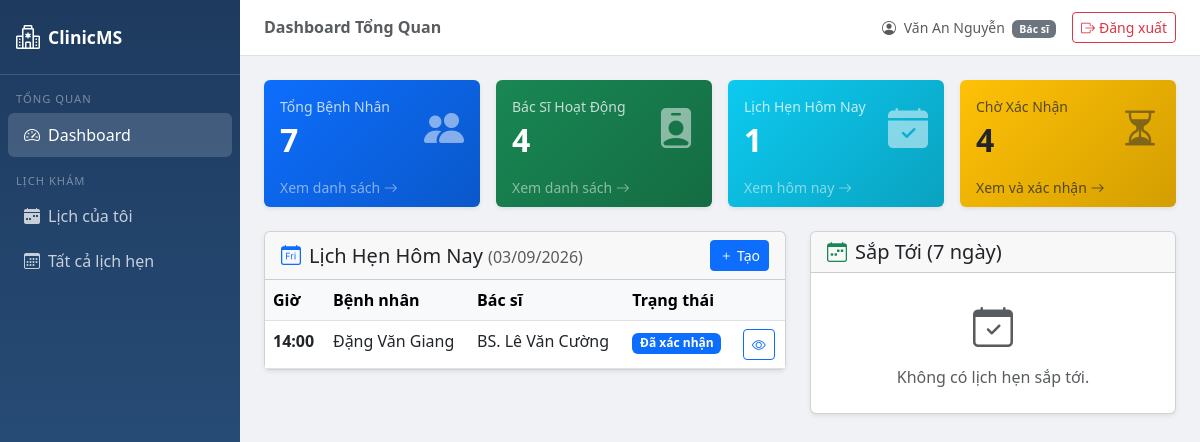
Page /dashboard/ (signed in) on the committed database.
### accounts/models.py (models this page shows, shortened)
class UserProfile(models.Model):
    ROLE_CHOICES = [
        ('admin', 'Quản trị viên'),
        ('doctor', 'Bác sĩ'),
        ('staff', 'Nhân viên'),
    ]
    user = models.OneToOneField(User, on_delete=models.CASCADE, related_name='profile')
    role = models.CharField(max_length=10, choices=ROLE_CHOICES, default='staff', verbose_name='Vai trò')
    phone = models.CharField(max_length=15, blank=True, verbose_name='Số điện thoại')
    class Meta:
        verbose_name = 'Hồ sơ người dùng'
        verbose_name_plural = 'Hồ sơ người dùng'

### appointments/models.py (models this page shows, shortened)
class Appointment(models.Model):
    STATUS_CHOICES = [
        ('pending', 'Chờ xác nhận'),
        ('confirmed', 'Đã xác nhận'),
        ('checked_in', 'Đã check-in'),
        ('done', 'Hoàn thành'),
        ('cancelled', 'Đã hủy'),
    ]
    patient = models.ForeignKey(Patient, on_delete=models.CASCADE, verbose_name='Bệnh nhân')
    doctor = models.ForeignKey(Doctor, on_delete=models.CASCADE, verbose_name='Bác sĩ')
    date = models.DateField(verbose_name='Ngày khám')
    start_time = models.TimeField(verbose_name='Giờ bắt đầu')
    end_time = models.TimeField(verbose_name='Giờ kết thúc')
    status = models.CharField(max_length=15, choices=STATUS_CHOICES, default='pending',
                              verbose_name='Trạng thái')
    note = models.TextField(blank=True, verbose_name='Ghi chú')
    created_at = models.DateTimeField(auto_now_add=True, verbose_name='Ngày tạo')
    class Meta:
        verbose_name = 'Lịch hẹn'
        verbose_name_plural = 'Lịch hẹn'
        ordering = ['-date', '-start_time']
    def get_status_badge_class(self):
        return {
            'pending': 'warning',
            'confirmed': 'primary',
            'checked_in': 'info',
            'done': 'success',
            'cancelled': 'danger',
        }.get(self.status, 'secondary')

### patients/models.py (models this page shows, shortened)
class Patient(models.Model):
    GENDER_CHOICES = [
        ('M', 'Nam'),
        ('F', 'Nữ'),
        ('O', 'Khác'),
    ]
    full_name = models.CharField(max_length=100, verbose_name='Họ và tên')
    date_of_birth = models.DateField(verbose_name='Ngày sinh')
    gender = models.CharField(max_length=1, choices=GENDER_CHOICES, verbose_name='Giới tính')
    phone = models.CharField(max_length=15, verbose_name='Số điện thoại')
    address = models.TextField(blank=True, verbose_name='Địa chỉ')
    created_at = models.DateTimeField(auto_now_add=True, verbose_name='Ngày tạo')
    class Meta:
        verbose_name = 'Bệnh nhân'
        verbose_name_plural = 'Bệnh nhân'
        ordering = ['-created_at']

### doctors/models.py (models this page shows, shortened)
class Doctor(models.Model):
    user = models.OneToOneField(User, on_delete=models.SET_NULL, null=True, blank=True,
                                related_name='doctor', verbose_name='Tài khoản')
    full_name = models.CharField(max_length=100, verbose_name='Họ và tên')
    specialty = models.CharField(max_length=100, verbose_name='Chuyên khoa')
    phone = models.CharField(max_length=15, blank=True, verbose_name='Số điện thoại')
    is_active = models.BooleanField(default=True, verbose_name='Đang hoạt động')
    class Meta:
        verbose_name = 'Bác sĩ'
        verbose_name_plural = 'Bác sĩ'
        ordering = ['full_name']

### dashboard/views.py (the view)
# urls.py: path('', views.dashboard_index, name='index'),
@login_required
def dashboard_index(request):
    from patients.models import Patient
    from doctors.models import Doctor
    from appointments.models import Appointment
    from datetime import timedelta
    today = timezone.localdate()
    stats = {
        'total_patients':    Patient.objects.count(),
        'active_doctors':    Doctor.objects.filter(is_active=True).count(),
        'appointments_today': Appointment.objects.filter(date=today).count(),
        'pending_count':     Appointment.objects.filter(status='pending').count(),
        'confirmed_today':   Appointment.objects.filter(date=today, status='confirmed').count(),
        'done_total':        Appointment.objects.filter(status='done').count(),
    }
    appointments_today = Appointment.objects.filter(
        date=today
    ).select_related('patient', 'doctor').order_by('start_time')
    upcoming = Appointment.objects.filter(
        date__gt=today,
        date__lte=today + timedelta(days=7),
        status__in=['pending', 'confirmed'],
    ).select_related('patient', 'doctor').order_by('date', 'start_time')[:10]
    return render(request, 'dashboard/index.html', {
        'stats': stats,
        'appointments_today': appointments_today,
        'upcoming': upcoming,
        'today': today,
    })

### accounts/context_processors.py (called while the page is built)
def user_role(request):
    ctx = {
        'is_admin': False,
        'is_staff_role': False,
        'is_doctor': False,
        'is_admin_or_staff': False,
    }
    if request.user.is_authenticated:
        if request.user.is_superuser:
            ctx['is_admin'] = True
            ctx['is_admin_or_staff'] = True
        elif hasattr(request.user, 'profile'):
            role = request.user.profile.role
            ctx['is_admin']         = (role == 'admin')
            ctx['is_staff_role']    = (role == 'staff')
            ctx['is_doctor']        = (role == 'doctor')
            ctx['is_admin_or_staff'] = (role in ['admin', 'staff'])
    return ctx

### templates/dashboard/index.html (shortened to what this page needs)
{% extends 'base.html' %}
{% block page_title %}Dashboard Tổng Quan{% endblock %}
{% block content %}
<div class="row g-3 mb-4">
    <div class="col-md-6 col-xl-3">
        <div class="card text-white border-0 shadow-sm" style="background:linear-gradient(135deg,#0d6efd,#0a58ca)">
            <div class="card-body d-flex align-items-center">
                <div class="flex-grow-1">
                    <p class="mb-1 opacity-75 small">Tổng Bệnh Nhân</p>
                    <h2 class="fw-bold mb-0">{{ stats.total_patients }}</h2>
                </div>
                <i class="bi bi-people-fill fs-1 opacity-50"></i>
            </div>
            <div class="card-footer bg-transparent border-0 pt-0">
                <a href="{% url 'patients:list' %}" class="text-white-50 small text-decoration-none">Xem danh sách <i class="bi bi-arrow-right"></i></a>
            </div>
        </div>
    </div>
    <div class="col-md-6 col-xl-3">
        <div class="card text-white border-0 shadow-sm" style="background:linear-gradient(135deg,#198754,#146c43)">
            <div class="card-body d-flex align-items-center">
                <div class="flex-grow-1">
                    <p class="mb-1 opacity-75 small">Bác Sĩ Hoạt Động</p>
                    <h2 class="fw-bold mb-0">{{ stats.active_doctors }}</h2>
                </div>
                <i class="bi bi-person-badge-fill fs-1 opacity-50"></i>
            </div>
            <div class="card-footer bg-transparent border-0 pt-0">
                <a href="{% url 'doctors:list' %}" class="text-white-50 small text-decoration-none">Xem danh sách <i class="bi bi-arrow-right"></i></a>
            </div>
        </div>
    </div>
    <div class="col-md-6 col-xl-3">
        <div class="card text-white border-0 shadow-sm" style="background:linear-gradient(135deg,#0dcaf0,#0aa2c0)">
            <div class="card-body d-flex align-items-center">
                <div class="flex-grow-1">
                    <p class="mb-1 opacity-75 small">Lịch Hẹn Hôm Nay</p>
                    <h2 class="fw-bold mb-0">{{ stats.appointments_today }}</h2>
                </div>
                <i class="bi bi-calendar-check-fill fs-1 opacity-50"></i>
            </div>
            <div class="card-footer bg-transparent border-0 pt-0">
                <a href="{% url 'appointments:list' %}?date={{ today|date:'Y-m-d' }}" class="text-white-50 small text-decoration-none">Xem hôm nay <i class="bi bi-arrow-right"></i></a>
            </div>
        </div>
    </div>
    <div class="col-md-6 col-xl-3">
        <div class="card text-dark border-0 shadow-sm" style="background:linear-gradient(135deg,#ffc107,#d39e00)">
            <div class="card-body d-flex align-items-center">
                <div class="flex-grow-1">
                    <p class="mb-1 opacity-75 small">Chờ Xác Nhận</p>
                    <h2 class="fw-bold mb-0">{{ stats.pending_count }}</h2>
                </div>
                <i class="bi bi-hourglass-split fs-1 opacity-50"></i>
            </div>
            <div class="card-footer bg-transparent border-0 pt-0">
                <a href="{% url 'appointments:list' %}?status=pending" class="text-dark opacity-75 small text-decoration-none">Xem và xác nhận <i class="bi bi-arrow-right"></i></a>
            </div>
        </div>
    </div>
</div>
<div class="row g-4">
    <div class="col-lg-7">
        <div class="card shadow-sm">
            <div class="card-header d-flex justify-content-between align-items-center">
                <h5 class="mb-0"><i class="bi bi-calendar-day me-2 text-primary"></i>Lịch Hẹn Hôm Nay <small class="text-muted fs-6">({{ today|date:"d/m/Y" }})</small></h5>
                <a href="{% url 'appointments:create' %}" class="btn btn-sm btn-primary"><i class="bi bi-plus"></i> Tạo</a>
            </div>
            <div class="card-body p-0">
                {% if appointments_today %}
                <table class="table table-hover mb-0">
                    <thead class="table-light"><tr><th>Giờ</th><th>Bệnh nhân</th><th>Bác sĩ</th><th>Trạng thái</th><th></th></tr></thead>
                    <tbody>
                        {% for appt in appointments_today %}
                        <tr>
                            <td class="fw-semibold">{{ appt.start_time|time:"H:i" }}</td>
                            <td>{{ appt.patient.full_name }}</td>
                            <td>BS. {{ appt.doctor.full_name }}</td>
                            <td><span class="badge bg-{{ appt.get_status_badge_class }}">{{ appt.get_status_display }}</span></td>
                            <td><a href="{% url 'appointments:detail' appt.pk %}" class="btn btn-sm btn-outline-primary"><i class="bi bi-eye"></i></a></td>
                        </tr>
                        {% endfor %}
                    </tbody>
                </table>
                {% else %}
                <div class="text-center py-4 text-muted"><i class="bi bi-calendar-x fs-1 d-block mb-2"></i>Không có lịch hẹn hôm nay.</div>
                {% endif %}
            </div>
        </div>
    </div>
    <div class="col-lg-5">
        <div class="card shadow-sm">
            <div class="card-header"><h5 class="mb-0"><i class="bi bi-calendar-week me-2 text-success"></i>Sắp Tới (7 ngày)</h5></div>
            <div class="card-body p-0">
                {% if upcoming %}
                <ul class="list-group list-group-flush">
                    {% for appt in upcoming %}
                    <li class="list-group-item">
                        <div class="d-flex justify-content-between align-items-start">
                            <div>
                                <strong>{{ appt.patient.full_name }}</strong><br>
                                <small class="text-muted"><i class="bi bi-calendar3 me-1"></i>{{ appt.date|date:"d/m" }} <i class="bi bi-clock ms-1 me-1"></i>{{ appt.start_time|time:"H:i" }} — BS. {{ appt.doctor.full_name }}</small>
                            </div>
                            <span class="badge bg-{{ appt.get_status_badge_class }}">{{ appt.get_status_display }}</span>
                        </div>
                    </li>
                    {% endfor %}
                </ul>
                {% else %}
                <div class="text-center py-4 text-muted"><i class="bi bi-calendar-check fs-1 d-block mb-2"></i>Không có lịch hẹn sắp tới.</div>
                {% endif %}
            </div>
        </div>
    </div>
</div>
{% endblock %}

### templates/base.html (shortened to what this page needs)
<!DOCTYPE html>
<html lang="vi">
<head>
    <link href="https://cdn.jsdelivr.net/npm/bootstrap@5.3.0/dist/css/bootstrap.min.css" rel="stylesheet">
    <link href="https://cdn.jsdelivr.net/npm/bootstrap-icons@1.10.5/font/bootstrap-icons.css" rel="stylesheet">
</head>
<body>
<nav class="sidebar">
    <a class="sidebar-brand" href="{% url 'dashboard:index' %}">
        <i class="bi bi-hospital fs-4"></i> ClinicMS
    </a>
    <div class="mt-2">
        <div class="nav-section">Tổng quan</div>
        <a href="{% url 'dashboard:index' %}" class="nav-link {% if request.resolver_match.app_name == 'dashboard' %}active{% endif %}">
            <i class="bi bi-speedometer2 me-2"></i>Dashboard
        </a>
        {% if is_doctor %}
        <div class="nav-section mt-2">Lịch khám</div>
        <a href="{% url 'appointments:my_schedule' %}" class="nav-link {% if request.resolver_match.url_name == 'my_schedule' %}active{% endif %}">
            <i class="bi bi-calendar-week-fill me-2"></i>Lịch của tôi
        </a>
        <a href="{% url 'appointments:list' %}" class="nav-link {% if request.resolver_match.app_name == 'appointments' and request.resolver_match.url_name != 'my_schedule' %}active{% endif %}">
            <i class="bi bi-calendar3 me-2"></i>Tất cả lịch hẹn
        </a>
        {% endif %}
    </div>
</nav>
<div class="main-content">
    <div class="topbar">
        <h6 class="mb-0 fw-semibold text-muted">{% block page_title %}{% endblock %}</h6>
        <div class="d-flex align-items-center gap-3">
            {% if request.user.is_authenticated %}
            <span class="text-muted small">
                <i class="bi bi-person-circle me-1"></i>
                {{ request.user.get_full_name|default:request.user.username }}
                {% if request.user.profile %}
                <span class="badge bg-secondary ms-1">{{ request.user.profile.get_role_display }}</span>
                {% endif %}
            </span>
            <form method="post" action="{% url 'accounts:logout' %}" class="mb-0">
                <button type="submit" class="btn btn-outline-danger btn-sm">
                    <i class="bi bi-box-arrow-right me-1"></i>Đăng xuất
                </button>
            </form>
            {% endif %}
        </div>
    </div>
    <div class="content-area">
        {% block content %}{% endblock %}
    </div>
</div>
</body>
</html>

### templates/base.html (style rules this page uses)
body { background-color: #f0f2f5; }
.sidebar { width: 240px; min-height: 100vh; background: linear-gradient(180deg, #1e3a5f 0%, #2d5986 100%); position: fixed; top: 0; left: 0; z-index: 100; }
.sidebar-brand { padding: 1.2rem 1rem; border-bottom: 1px solid rgba(255,255,255,.15); color: white; font-weight: bold; font-size: 1.1rem; text-decoration: none; display: flex; align-items: center; gap: 8px; }
.sidebar .nav-link { color: rgba(255,255,255,.75); padding: .6rem 1rem; border-radius: 6px; margin: 2px 8px; transition: all .2s; }
.sidebar .nav-link:hover, .sidebar .nav-link.active { background: rgba(255,255,255,.15); color: white; }
.sidebar .nav-section { font-size: .7rem; text-transform: uppercase; letter-spacing: 1px; color: rgba(255,255,255,.4); padding: .5rem 1rem .2rem; }
.main-content { margin-left: 240px; min-height: 100vh; }
.topbar { background: white; border-bottom: 1px solid #e0e0e0; padding: .75rem 1.5rem; display: flex; justify-content: space-between; align-items: center; }
.content-area { padding: 1.5rem; }

### rows in the picture
Appointment: start_time "14:00", patient.full_name "Đặng Văn Giang", doctor.full_name "Lê Văn Cường", status "Đã xác nhận"

### other values in the picture
{{ request.user.get_full_name|default:request.user.username }} "Văn An Nguyễn"
{{ request.user.profile.get_role_display }} "Bác sĩ"
{{ stats.total_patients }} "7"
{{ stats.active_doctors }} "4"
{{ stats.appointments_today }} "1"
{{ stats.pending_count }} "4"
{{ today|date:"d/m/Y" }} "03/09/2026"
